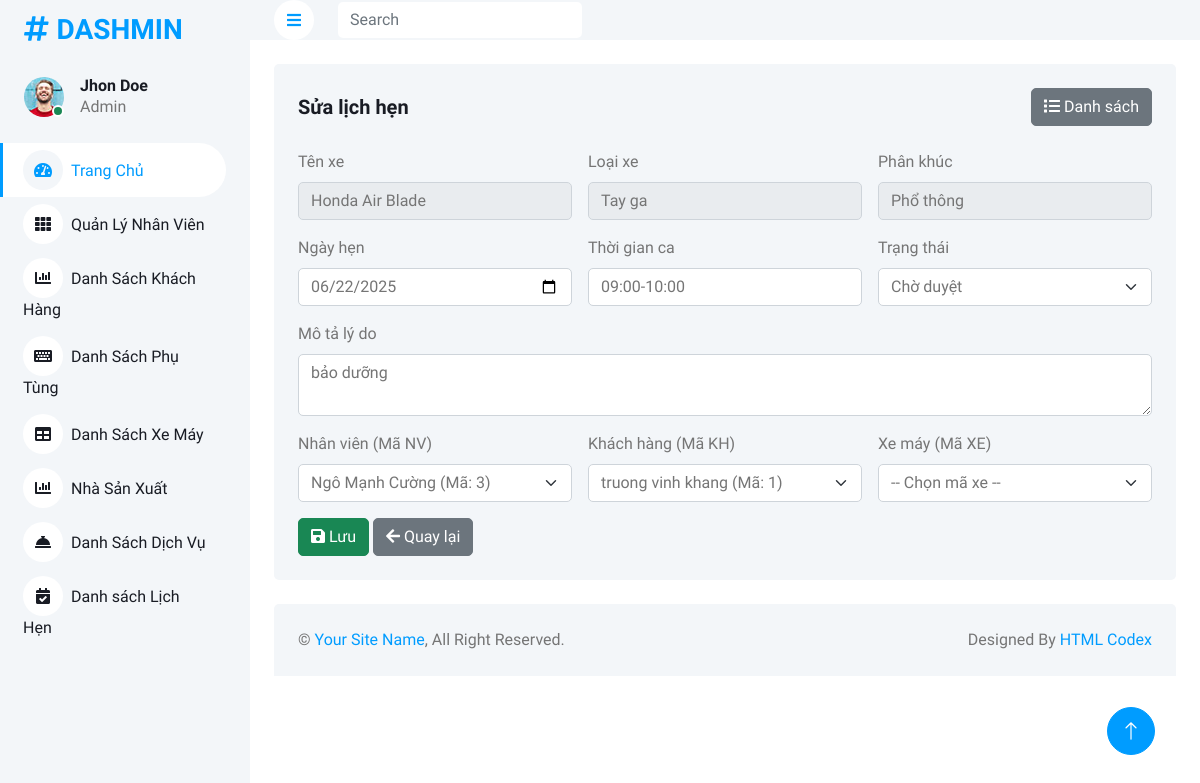
The app's page /Admin/danhsachlichhen.php?controller=lichhen&action=edit&id=1 with its own data.
### tables this page shows
CREATE TABLE `lichhen` (
  `MaLH` int(11) NOT NULL,
  `TenXe` varchar(255) NOT NULL,
  `LoaiXe` varchar(100) NOT NULL,
  `PhanKhuc` varchar(100) NOT NULL,
  `MoTaLyDo` text NOT NULL,
  `nhanvien_MaNV` int(11) NOT NULL,
  `NgayHen` date NOT NULL,
  `ThoiGianCa` varchar(255) NOT NULL,
  `PhanLoai` int(11) DEFAULT 0,
  `TrangThai` varchar(50) NOT NULL DEFAULT 'cho duyet',
  `xemay_MaXE` int(11) NOT NULL,
  `khachhang_MaKH` int(11) NOT NULL
);

CREATE TABLE `nhanvien` (
  `MaNV` int(11) NOT NULL,
  `TenNV` varchar(100) DEFAULT NULL,
  `MatKhau` varchar(100) DEFAULT NULL,
  `Email` varchar(45) DEFAULT NULL,
  `SDT` varchar(20) DEFAULT NULL,
  `lichlamviec_MaLLV` int(11) DEFAULT NULL
);

CREATE TABLE `khachhang` (
  `MaKH` int(11) NOT NULL,
  `TenKH` varchar(100) DEFAULT NULL,
  `Email` varchar(30) DEFAULT NULL,
  `MatKhau` varchar(255) DEFAULT NULL,
  `DiaChi` text DEFAULT NULL,
  `SDT` varchar(10) DEFAULT NULL,
  `TrangThai` enum('hoat_dong','bi_khoa') DEFAULT NULL,
  `Reset_token` text DEFAULT NULL,
  `admin_AdminID` int(11) DEFAULT NULL
);

### Admin/controllers/LichHenController.php (called while the page is built, shortened)
<?php
require_once __DIR__ . '/../models/LichHenModel.php';
class LichHenController {
    private $model;
    private $khachHangModel;
    private $nhanVienModel;
    public function __construct($db) {
        $this->model = new LichHenModel($db);
        $this->khachHangModel = new KhachHangModel($db);
        $this->nhanVienModel = new NhanVienModel($db);
    }
    public function edit() {
        $khachhangs = $this->khachHangModel->getAll();
        $nhanviens = $this->nhanVienModel->getAll();
        $id = $_GET['id'] ?? null;
        $lichhen = $this->model->getById($id);
        require './views/lichhen/sualichhen.php';
    }
}
?>

### Admin/models/LichHenModel.php (called while the page is built, shortened)
<?php
class LichHenModel {
    private $db;
    public function __construct($db) { $this->db = $db; }
    public function getById($id) {
        $stmt = $this->db->prepare("SELECT * FROM lichhen WHERE MaLH=?");
        $stmt->execute([$id]);
        return $stmt->fetch(PDO::FETCH_ASSOC);
    }
}
class KhachHangModel {
    private $db;
    public function __construct($db) { $this->db = $db; }
    public function getAll() {
        return $this->db->query("SELECT * FROM khachhang")->fetchAll(PDO::FETCH_ASSOC);
    }
}
class NhanVienModel {
    private $db;
    public function __construct($db) { $this->db = $db; }
    public function getAll() {
        return $this->db->query("SELECT * FROM nhanvien")->fetchAll(PDO::FETCH_ASSOC);
    }
}
?>

### Admin/views/lichhen/sualichhen.php (the view, shortened to what this page needs)
<div class="container-fluid pt-4 px-4">
  <div class="bg-light rounded p-4">
    <div class="d-flex justify-content-between align-items-center mb-4">
      <h5 class="mb-0 fw-bold">Sửa lịch hẹn</h5>
      <a href="?controller=lichhen" class="btn btn-secondary">
        <i class="fa fa-list"></i> Danh sách
      </a>
    </div>
    <form method="post">
      <div class="row g-3">
        <div class="col-md-4">
          <label class="form-label">Tên xe</label>
          <input required name="TenXe" class="form-control" value="<?=htmlspecialchars($lichhen['TenXe'])?>" placeholder="Tên xe" readonly>
        </div>
        <div class="col-md-4">
          <label class="form-label">Loại xe</label>
          <input required name="LoaiXe" class="form-control" value="<?=htmlspecialchars($lichhen['LoaiXe'])?>" placeholder="Loại xe" readonly>
        </div>
        <div class="col-md-4">
          <label class="form-label">Phân khúc</label>
          <input required name="PhanKhuc" class="form-control" value="<?=htmlspecialchars($lichhen['PhanKhuc'])?>" placeholder="Phân khúc" readonly>
        </div>
        <div class="col-md-4">
          <label class="form-label">Ngày hẹn</label>
          <input required type="date" name="NgayHen" class="form-control"
            value="<?=htmlspecialchars($lichhen['NgayHen'])?>"
            min="<?=date('Y-m-d')?>">
        </div>
        <div class="col-md-4">
          <label class="form-label">Thời gian ca</label>
          <input required name="ThoiGianCa" class="form-control" value="<?=htmlspecialchars($lichhen['ThoiGianCa'])?>" placeholder="Thời gian ca">
        </div>
        <div class="col-md-4">
          <label class="form-label">Trạng thái</label>
          <select name="TrangThai" class="form-select" required>
            <option value="cho duyet" <?=$lichhen['TrangThai']=='cho duyet'?'selected':''?>>Chờ duyệt</option>
          </select>
        </div>
        <div class="col-12">
          <label class="form-label">Mô tả lý do</label>
          <textarea name="MoTaLyDo" class="form-control" placeholder="Mô tả lý do"><?=htmlspecialchars($lichhen['MoTaLyDo'])?></textarea>
        </div>
        <div class="col-md-4">
          <label class="form-label">Nhân viên (Mã NV)</label>
          <select name="nhanvien_MaNV" class="form-select" required>
            <?php foreach($nhanviens as $nv): ?>
              <option value="<?=$nv['MaNV']?>" <?=$lichhen['nhanvien_MaNV']==$nv['MaNV']?'selected':''?>>
                <?=htmlspecialchars($nv['TenNV'])?> (Mã: <?=$nv['MaNV']?>)
              </option>
            <?php endforeach; ?>
          </select>
        </div>
        <div class="col-md-4">
          <label class="form-label">Khách hàng (Mã KH)</label>
          <select name="khachhang_MaKH" id="khachhang_MaKH" class="form-select" required>
            <?php foreach($khachhangs as $kh): ?>
              <option value="<?=$kh['MaKH']?>" <?=$lichhen['khachhang_MaKH']==$kh['MaKH']?'selected':''?>>
                <?=htmlspecialchars($kh['TenKH'])?> (Mã: <?=$kh['MaKH']?>)
              </option>
            <?php endforeach; ?>
          </select>
        </div>
        <div class="col-md-4">
          <label class="form-label">Xe máy (Mã XE)</label>
          <select name="xemay_MaXE" id="xemay_MaXE" class="form-select" required>
            <option value="">-- Chọn mã xe --</option>
          </select>
        </div>
      </div>
      <div class="mt-3">
        <button class="btn btn-success" type="submit"><i class="fa fa-save"></i> Lưu</button>
        <a href="?controller=lichhen" class="btn btn-secondary"><i class="fa fa-arrow-left"></i> Quay lại</a>
      </div>
    </form>
  </div>
</div>

### Admin/css/style.css (style rules this page uses)
:root { --primary: #009CFF; --light: #F3F6F9; --dark: #191C24; }
.btn { transition: .5s; }

### records on screen
lichhen: TenXe "Honda Air Blade", LoaiXe "Tay ga", PhanKhuc "Phổ thông", NgayHen "06/22/2025", ThoiGianCa "09:00-10:00", TrangThai "Chờ duyệt", MoTaLyDo "bảo dưỡng", nhanvien_MaNV "Ngô Mạnh Cường (Mã: 3)", khachhang_MaKH "truong vinh khang (Mã: 1)"
